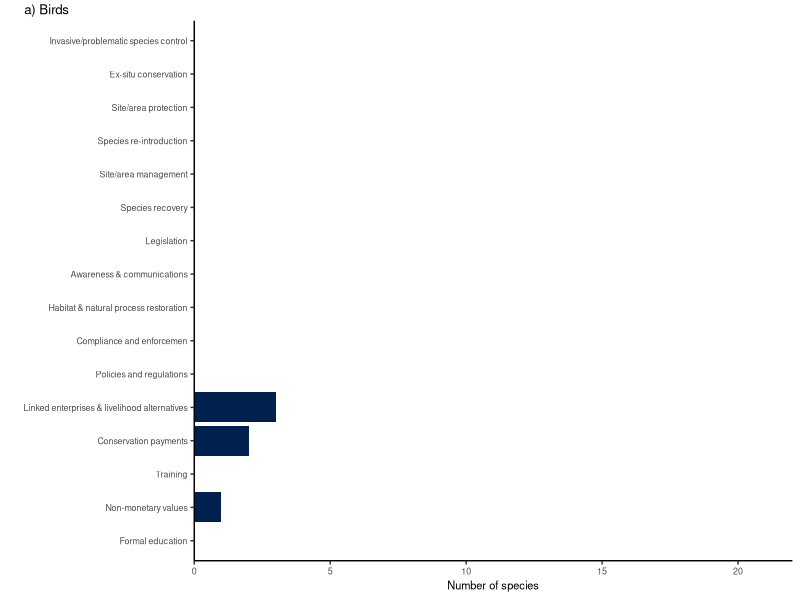
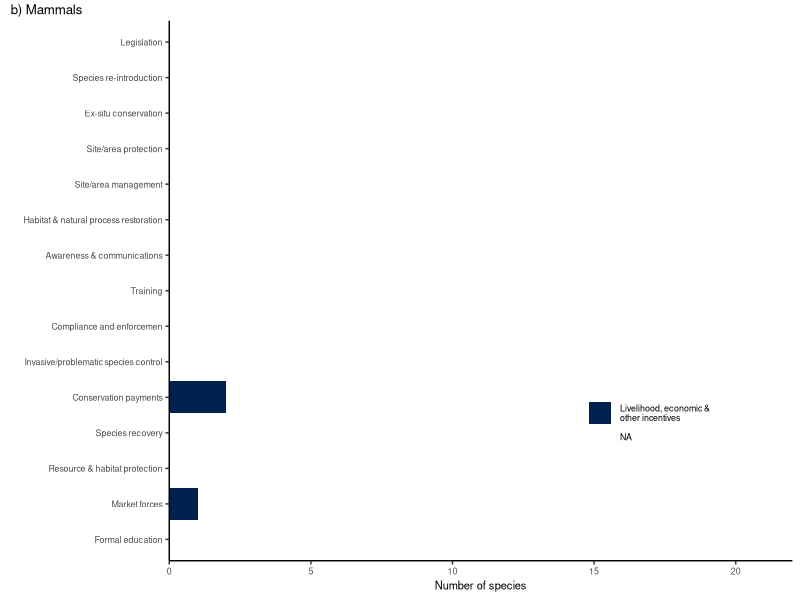
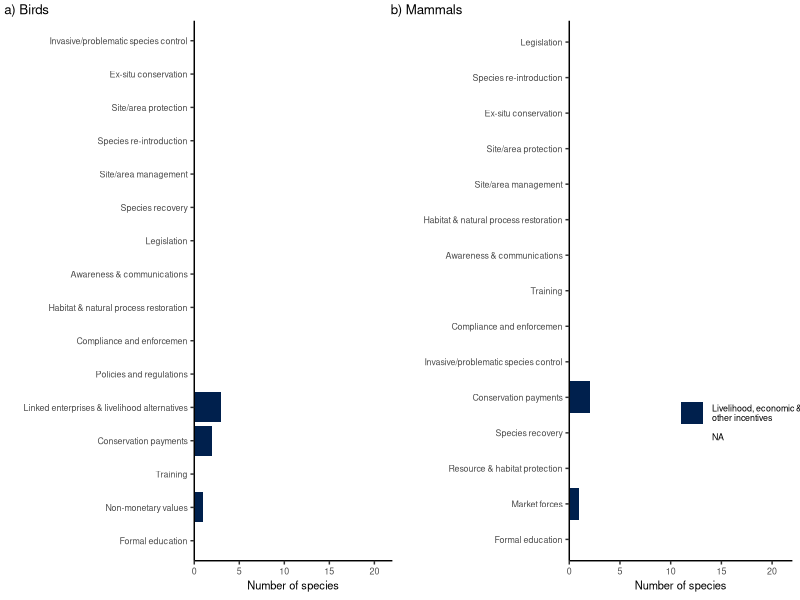
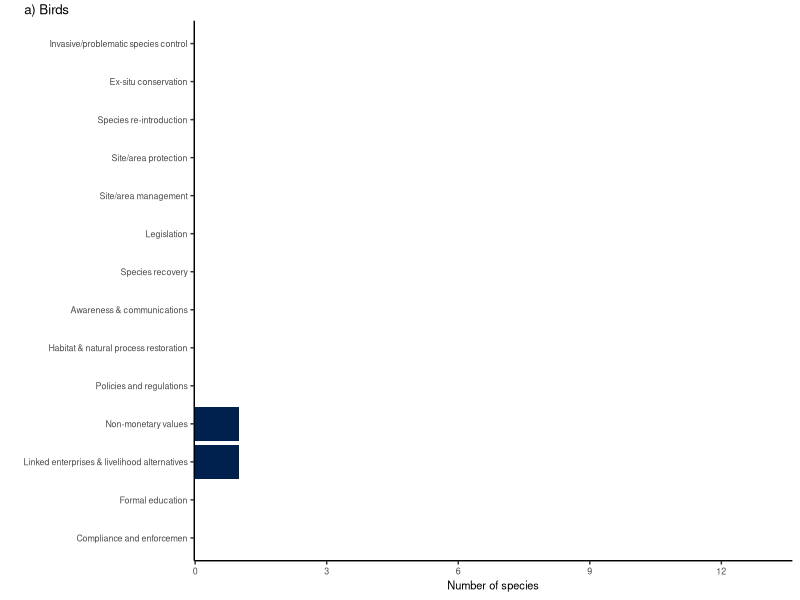
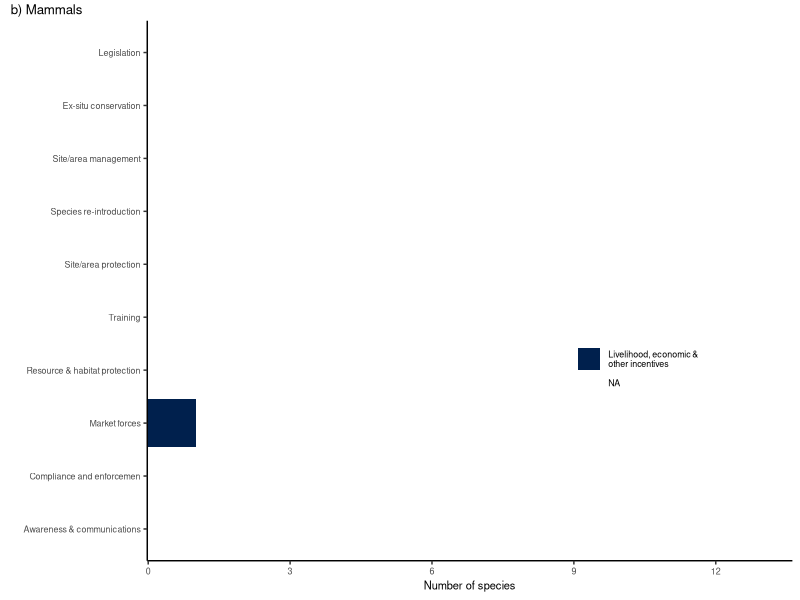
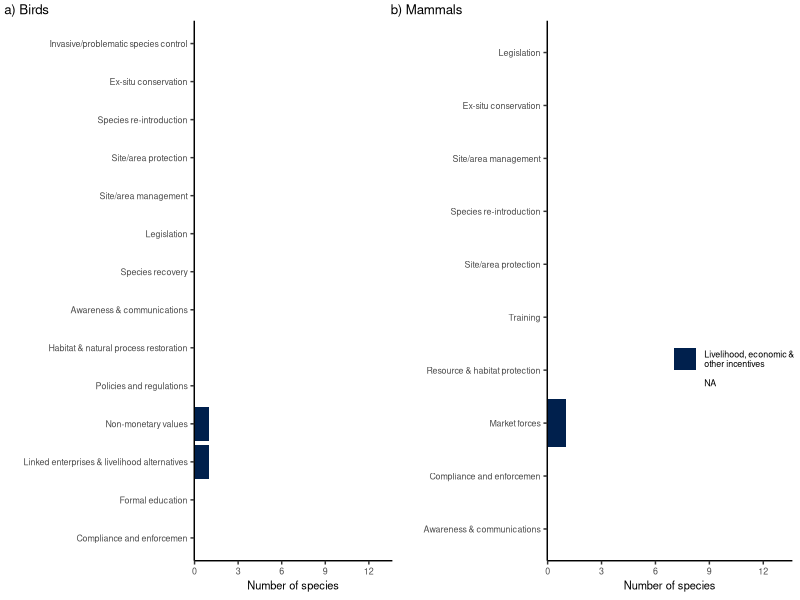

Generate these figures, in order, with R:
#### -------------------------------------------------------------------------------##
#### ------------------------- Conservation Actions plot -------------------------####
#### -------------------------------------------------------------------------------##

library(tidyverse)
library(viridis)
library(gridExtra)

## Load all spp and associated actions
actions <- read.csv("data/Conservation_actions.csv")

## Load IUCN action classification scheme info
classif <- read.csv("data/action_classification_scheme.csv")

## Load all candidate species
allcand <- read.csv("data/allspp_medians.csv")

allcand <- allcand %>% 
  filter(est == "Best") %>% 
  select(Scientific.name, class, median1993, median2010)


## --------------------------- Add tax information & time -------------------------####

act1993 <- actions %>% 
  left_join(classif, by = "Action") %>% 
  left_join(allcand, by = "Scientific.name") %>% 
  select(-Notes, -Action) %>% 
  rename(act_lev2 = action_name) %>% 
  rename(act_lev1 = category)


## --------------------------------- Sort factor levels --------------------------####

levels(act1993$act_lev1) <- c(levels(act1993$act_lev1), "Livelihood, economic &\nother incentives")
act1993$act_lev1[act1993$act_lev1 == "Livelihood, economic & other incentives"] <- "Livelihood, economic &\nother incentives"
act1993 <- droplevels(act1993)
act1993$act_lev1  = factor(act1993$act_lev1, levels(act1993$act_lev1)[c(3, 2, 5, 1, 4, 6)])


## Split all actions across different lines
levels(act1993$act_lev2) <- gsub(" ", "\n", levels(act1993$act_lev2))


## Split any over more than 2 lines back into 2
act1993$act_lev2 <- as.character(act1993$act_lev2)
act1993$act_lev2[act1993$act_lev2 == "Invasive/problematic\nspecies\ncontrol"] <- "Invasive/problematic\nspecies control"
act1993$act_lev2[act1993$act_lev2 == "Awareness\n&\ncommunications"] <- "Awareness &\ncommunications"
act1993$act_lev2[act1993$act_lev2 == "Habitat\n&\nnatural\nprocess\nrestoration"] <- "Habitat & natural\nprocess restoration"
act1993$act_lev2[act1993$act_lev2 == "Compliance\nand\nenforcemen"] <- "Compliance &\nenforcement"
act1993$act_lev2[act1993$act_lev2 == "Policies\nand\nregulations"] <- "Policies &\nregulations"
act1993$act_lev2[act1993$act_lev2 == "Linked\nenterprises\n&\nlivelihood\nalternatives"] <- 
  "Linked enterprises &\nlivelihood alternatives"
act1993$act_lev2[act1993$act_lev2 == "Resource\n&\nhabitat\nprotection"] <- "Resource &\nhabitat protection"



#### ------------------------- Make plots for 1993 and 2010 ----------------------####

act1993 <- filter(act1993, median1993 > 50)
act2010 <- filter(act1993, median2010 > 50)

alldfs <- list(act1993, act2010)

plota <- list()
plotb <- list()


for (i in 1:2) {
  alldfs[[i]] %>% 
    filter(class == "AVES") %>% 
    select(Scientific.name, act_lev2) %>% 
    unique() %>% 
    count(act_lev2) -> a
  
  alldfs[[i]] %>% 
    filter(class == "AVES") %>% 
    select(act_lev2, act_lev1) %>% 
    unique() %>% 
    left_join(a, by = "act_lev2") %>% 
    ggplot(aes(x = fct_reorder(act_lev2, n), y = n)) +
    geom_col(aes(fill = act_lev1)) +
    scale_fill_viridis_d(option = "E") +
    labs(x = "", y = "Number of species", tag = "a) Birds") +
    theme_classic() +
    theme(text = element_text(size = 8),
          plot.tag.position = c(0.05, 1.02),
          legend.position = "none",
          plot.margin = unit(c(15, 5.5, 5.5, 5.5),"pt")) ->
    plota[[i]]
  
  alldfs[[i]] %>% 
    filter(class == "MAMMALIA") %>% 
    select(Scientific.name, act_lev2) %>% 
    unique() %>% 
    count(act_lev2) -> b
  
  alldfs[[i]] %>% 
    filter(class == "MAMMALIA") %>% 
    select(act_lev2, act_lev1) %>% 
    unique() %>% 
    left_join(b, by = "act_lev2") %>% 
    ggplot(aes(x = fct_reorder(act_lev2, n), y = n)) +
    geom_col(aes(fill = act_lev1)) +
    scale_fill_viridis_d(option = "E", name = "") +
    labs(x = "", y = "Number of species", tag = "b) Mammals") +
    theme_classic() +
    theme(text = element_text(size = 8),
          plot.tag.position = c(0.05, 1.02),
          plot.margin = unit(c(15, 5.5, 5.5, 5.5),"pt")) ->
    plotb[[i]]
}


## Plot for 1993

(plota1993 <- plota[[1]] + 
    coord_flip(ylim = c(1, 21)))
  
(plotb1993 <- plotb[[1]] + 
    coord_flip(ylim = c(1, 21)) +
    theme(legend.position = c(0.77, 0.27)))

c1993 <- grid.arrange(plota1993, plotb1993, nrow = 1)

ggsave("output/1993actions.pdf", c1993, width = 18, height = 10, unit = "cm", dpi = 600)



## Plot for 2010

(plota2010 <- plota[[2]] + 
    coord_flip(ylim = c(0.6, 13)) +
    scale_y_continuous(breaks = seq(0, 12, 3)))

(plotb2010 <- plotb[[2]] + 
    coord_flip(ylim = c(0.6, 13)) +
    theme(legend.position = c(0.76, 0.37)) +
    scale_y_continuous(breaks = seq(0, 12, 3)))

c2010 <- grid.arrange(plota2010, plotb2010, nrow = 1)

ggsave("output/2010actions.png", c2010, width = 18, height = 8, unit = "cm", dpi = 1000)


